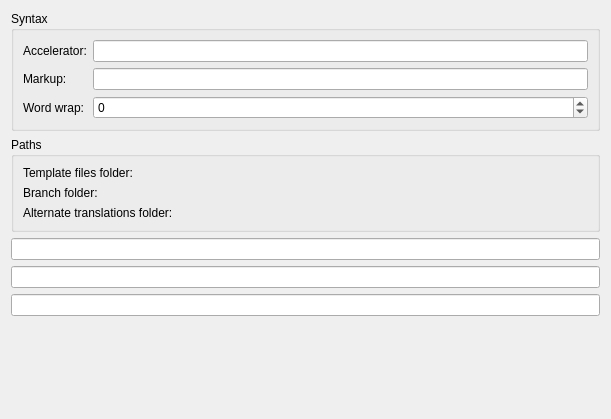
<ui version="4.0" >
 <class>project_advanced</class>
 <widget class="QWidget" name="project_advanced" >
  <property name="geometry" >
   <rect>
    <x>0</x>
    <y>0</y>
    <width>611</width>
    <height>419</height>
   </rect>
  </property>
  <layout class="QVBoxLayout" >
   <item>
    <widget class="QGroupBox" name="groupBox" >
     <property name="title" >
      <string>Syntax</string>
     </property>
     <layout class="QFormLayout" name="formLayout" >
      <item row="0" column="0" >
       <widget class="QLabel" name="l0" >
        <property name="text" >
         <string comment="@label:textbox" >Accelerator:</string>
        </property>
       </widget>
      </item>
      <item row="0" column="1" >
       <widget class="QLineEdit" name="kcfg_Accel" >
        <property name="toolTip" >
         <string>Usually '&amp;', but may also be '_' for GTK apps.</string>
        </property>
       </widget>
      </item>
      <item row="1" column="0" >
       <widget class="QLabel" name="l1" >
        <property name="text" >
         <string comment="@label:textbox" >Markup:</string>
        </property>
        <property name="wordWrap" >
         <bool>false</bool>
        </property>
       </widget>
      </item>
      <item row="1" column="1" >
       <widget class="QLineEdit" name="kcfg_Markup" >
        <property name="toolTip" >
         <string>Regular expression of markup. It is used for translation memory matching and for 'Insert tag' feature.

A default value (suitable for XML-based texts) is:
(&lt;[^>]+>)+|(&amp;[A-Za-z_:][A-Za-z0-9_\.:-]*;)+

It is only used for gettext PO files, as XLIFF format has its own way of specifying where markup is.</string>
        </property>
       </widget>
      </item>
      <item row="2" column="0">
       <widget class="QLabel" name="l2" >
        <property name="text" >
         <string comment="@label:textbox" >Word wrap:</string>
        </property>
       </widget>
      </item>
      <item row="2" column="1">
       <widget class="QSpinBox" name="kcfg_WordWrap" >
        <property name="toolTip" >
         <string>Width used for the automatic msgfmt-like word wrap. Use the negative value '-1' to disable the word wrap.</string>
        </property>
        <property name="minimum" >
         <number>-1</number>
        </property>
        <property name="maximum" >
         <number>100000</number>
        </property>
       </widget>
      </item>
     </layout>
    </widget>
   </item>
   <item>
    <widget class="QGroupBox" name="groupBox_2" >
     <property name="title" >
      <string>Paths</string>
     </property>
     <layout class="QFormLayout" name="formLayout_2" >
      <property name="fieldGrowthPolicy" >
       <enum>QFormLayout::ExpandingFieldsGrow</enum>
      </property>
      <item row="0" column="0" >
       <widget class="QLabel" name="l3" >
        <property name="text" >
         <string comment="@label:textbox" >Template files folder:</string>
        </property>
        <property name="wordWrap" >
         <bool>false</bool>
        </property>
       </widget>
      </item>
      <item row="0" column="1" >
       <widget class="KUrlRequester" name="potBaseDir" >
        <property name="sizePolicy" >
         <sizepolicy vsizetype="Fixed" hsizetype="Preferred" >
          <horstretch>0</horstretch>
          <verstretch>0</verstretch>
         </sizepolicy>
        </property>
        <property name="toolTip" >
         <string>Usually your translation project will be a subproject of a project
for translating same texts into multiple languages.

Set this to path of a folder containing empty translation files
(i.e. files without translation into any language)
shared among all subprojects.</string>
        </property>
       </widget>
      </item>
      <item row="1" column="0" >
       <widget class="QLabel" name="l4" >
        <property name="text" >
         <string comment="@label:textbox" >Branch folder:</string>
        </property>
        <property name="wordWrap" >
         <bool>false</bool>
        </property>
       </widget>
      </item>
      <item row="1" column="1" >
       <widget class="KUrlRequester" name="branchDir" >
        <property name="sizePolicy" >
         <sizepolicy vsizetype="Fixed" hsizetype="Preferred" >
          <horstretch>0</horstretch>
          <verstretch>0</verstretch>
         </sizepolicy>
        </property>
        <property name="toolTip" >
         <string comment="this message contains text from documentation, so use its translation when you're translating docs" >This setting is for Sync Mode.

Sync Mode may be used to make changes to translation
for two branches simultaneously.

Set this to path that corresponds to root folder of the branch project,
and Secondary Sync view will automatically open files from branch.
Then, each time you make changes in files of your main branch,
they will automatically be replicated to the branch
(of course, if it contains the same English string).

See documentation for more details.</string>
        </property>
       </widget>
      </item>
      <item row="2" column="0" >
       <widget class="QLabel" name="l5" >
        <property name="text" >
         <string comment="@label:textbox" >Alternate translations folder:</string>
        </property>
        <property name="wordWrap" >
         <bool>false</bool>
        </property>
       </widget>
      </item>
      <item row="2" column="1" >
       <widget class="KUrlRequester" name="altDir" >
        <property name="sizePolicy" >
         <sizepolicy vsizetype="Fixed" hsizetype="Preferred" >
          <horstretch>0</horstretch>
          <verstretch>0</verstretch>
         </sizepolicy>
        </property>
        <property name="toolTip" >
         <string comment="this message contains text from documentation, so use its translation when you're translating docs" >Set this to path of a folder with structure similar to Root Folder.

On each translation file open, a corresponding file in Alternate translations directory will be looked up and,
if it is found, it will be used for Alternate Translations view.

You will likely want to use translations of another target language (i.e. another subproject), which is close to yours.
Also, you can use other subproject's translations either immediately, or have them pretranslated to your language by machine.

See documentation for more details.</string>
        </property>
       </widget>
      </item>
     </layout>
    </widget>
   </item>
   <item>
    <widget class="RelPathSaver" name="kcfg_PotBaseDir" />
   </item>
   <item>
    <widget class="RelPathSaver" name="kcfg_BranchDir" />
   </item>
   <item>
    <widget class="RelPathSaver" name="kcfg_AltDir" />
   </item>
   <item>
    <spacer name="verticalSpacer" >
     <property name="orientation" >
      <enum>Qt::Vertical</enum>
     </property>
     <property name="sizeHint" stdset="0" >
      <size>
       <width>20</width>
       <height>40</height>
      </size>
     </property>
    </spacer>
   </item>
  </layout>
 </widget>
 <customwidgets>
  <customwidget>
   <class>KUrlRequester</class>
   <extends>QFrame</extends>
   <header>kurlrequester.h</header>
   <container>1</container>
  </customwidget>
  <customwidget>
   <class>RelPathSaver</class>
   <extends>QLineEdit</extends>
   <header>prefs.h</header>
  </customwidget>
 </customwidgets>
 <resources/>
 <connections/>
</ui>
